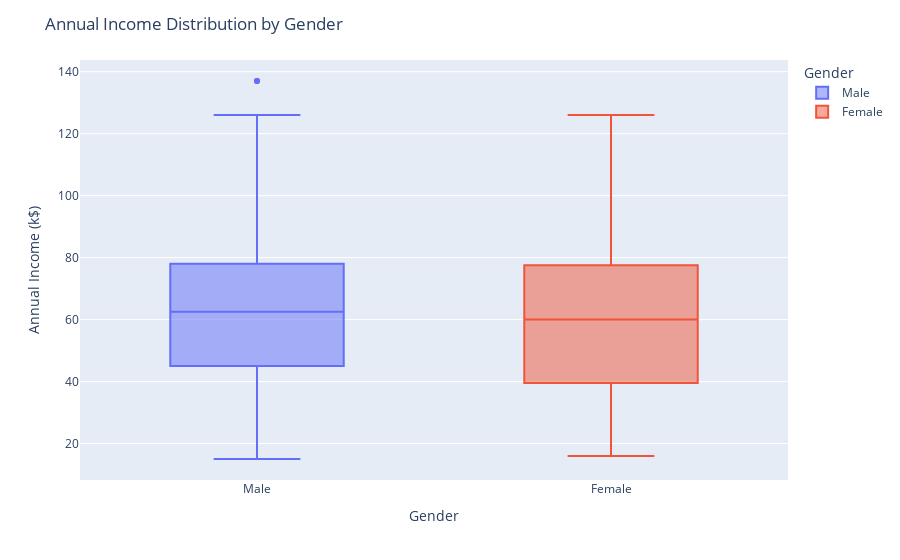

The code cell stored with this chart in its notebook:
### Markdown cell above
the most spending score is ranging **40-60** and in others is almost uniform.

### Code cell
# Create a box plot for annual income grouped by profession
fig = px.box(df, y='Annual Income (k$)', x='Gender', color="Gender")

# Set the title of the plot
fig.update_layout(title_text='Annual Income Distribution by Gender')

# Show the plot
fig.show()

### Figure 1 — Plotly figure (JSON) as saved in the notebook; plotly's stock layout.template omitted (floating-point values rounded to 4 significant figures)
{"data": [{"alignmentgroup": "True", "hovertemplate": "Gender=%{x}<br>Annual Income (k$)=%{y}<extra></extra>", "legendgroup": "Male", "marker": {"color": "#636efa"}, "name": "Male", "notched": false, "offsetgroup": "Male", "orientation": "v", "showlegend": true, "type": "box", "x": ["Male", "Male", "Male", "Male", "Male", "Male", "Male", "Male", "Male", "Male", "Male", "Male", "Male", "Male", "Male", "Male", "Male", "Male", "Male", "Male", "Male", "Male", "Male", "Male", "Male", "Male", "Male", "Male", "Male", "Male", "Male", "Male", "Male", "Male", "Male", "Male", "Male", "Male", "Male", "Male", "Male", "Male", "Male", "Male", "Male", "Male", "Male", "Male", "Male", "Male", "Male", "Male", "Male", "Male", "Male", "Male", "Male", "Male", "Male", "Male", "Male", "Male", "Male", "Male", "Male", "Male", "Male", "Male", "Male", "Male", "Male", "Male", "Male", "Male", "Male", "Male", "Male", "Male", "Male", "Male", "Male", "Male", "Male", "Male", "Male", "Male", "Male", "Male"], "x0": " ", "xaxis": "x", "y": [15, 15, 19, 19, 20, 20, 21, 23, 24, 24, 25, 28, 28, 30, 33, 33, 38, 39, 42, 43, 43, 44, 46, 46, 46, 48, 48, 48, 49, 54, 54, 54, 54, 54, 54, 54, 59, 60, 60, 61, 61, 62, 62, 62, 63, 63, 63, 63, 64, 67, 69, 71, 71, 71, 71, 71, 71, 73, 73, 74, 75, 77, 77, 77, 78, 78, 78, 78, 78, 81, 85, 86, 87, 87, 87, 87, 87, 88, 88, 93, 93, 98, 99, 101, 113, 126, 137, 137], "y0": " ", "yaxis": "y"}, {"alignmentgroup": "True", "hovertemplate": "Gender=%{x}<br>Annual Income (k$)=%{y}<extra></extra>", "legendgroup": "Female", "marker": {"color": "#EF553B"}, "name": "Female", "notched": false, "offsetgroup": "Female", "orientation": "v", "showlegend": true, "type": "box", "x": ["Female", "Female", "Female", "Female", "Female", "Female", "Female", "Female", "Female", "Female", "Female", "Female", "Female", "Female", "Female", "Female", "Female", "Female", "Female", "Female", "Female", "Female", "Female", "Female", "Female", "Female", "Female", "Female", "Female", "Female", "Female", "Female", "Female", "Female", "Female", "Female", "Female", "Female", "Female", "Female", "Female", "Female", "Female", "Female", "Female", "Female", "Female", "Female", "Female", "Female", "Female", "Female", "Female", "Female", "Female", "Female", "Female", "Female", "Female", "Female", "Female", "Female", "Female", "Female", "Female", "Female", "Female", "Female", "Female", "Female", "Female", "Female", "Female", "Female", "Female", "Female", "Female", "Female", "Female", "Female", "Female", "Female", "Female", "Female", "Female", "Female", "Female", "Female", "Female", "Female", "Female", "Female", "Female", "Female", "Female", "Female", "Female", "Female", "Female", "Female", "Female", "Female", "Female", "Female", "Female", "Female", "Female", "Female", "Female", "Female", "Female", "Female"], "x0": " ", "xaxis": "x", "y": [16, 16, 17, 17, 18, 18, 19, 19, 20, 20, 21, 23, 25, 28, 28, 29, 29, 30, 33, 33, 34, 34, 37, 37, 38, 39, 39, 39, 40, 40, 40, 40, 42, 43, 43, 44, 46, 47, 47, 48, 48, 48, 49, 50, 50, 54, 54, 54, 54, 54, 57, 57, 58, 58, 59, 60, 60, 60, 60, 62, 62, 62, 63, 63, 64, 65, 65, 65, 65, 67, 67, 67, 69, 70, 70, 72, 72, 73, 73, 74, 75, 76, 76, 77, 78, 78, 78, 78, 78, 78, 78, 79, 79, 81, 85, 86, 87, 88, 88, 97, 97, 98, 99, 101, 103, 103, 103, 103, 113, 120, 120, 126], "y0": " ", "yaxis": "y"}], "layout": {"boxmode": "overlay", "legend": {"title": {"text": "Gender"}, "tracegroupgap": 0}, "margin": {"t": 60}, "title": {"text": "Annual Income Distribution by Gender"}, "xaxis": {"anchor": "y", "categoryarray": ["Male", "Female"], "categoryorder": "array", "domain": [0, 1], "title": {"text": "Gender"}}, "yaxis": {"anchor": "x", "domain": [0, 1], "title": {"text": "Annual Income (k$)"}}}}
